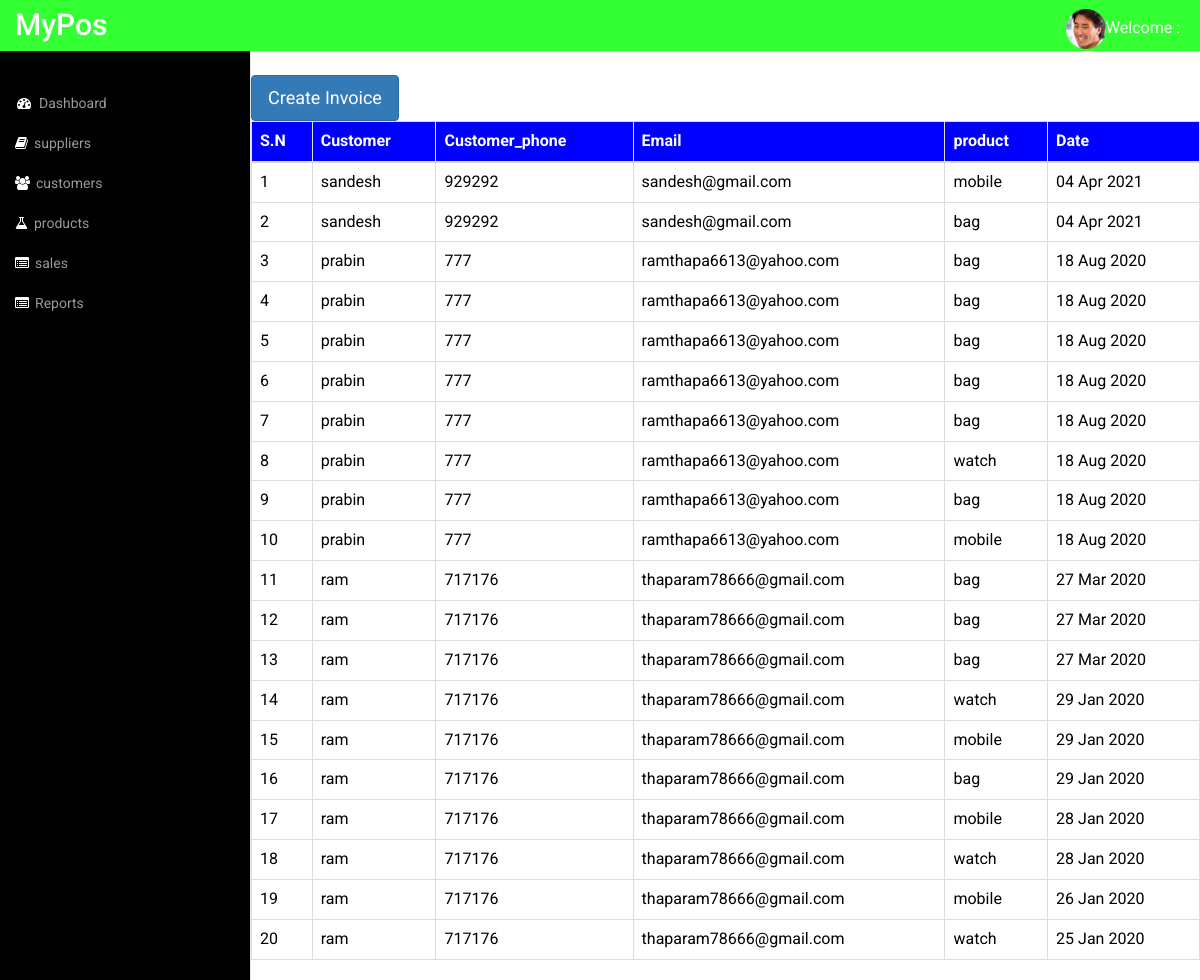
/sales/list/, run on the app's committed database.
### posapp/models.py (models this page shows, shortened)
class OrderItem(models.Model):
    product = models.ForeignKey(Product, on_delete=models.CASCADE)
    order = models.ForeignKey(Sales, on_delete=models.CASCADE)
    timestamp = models.DateTimeField(auto_now=True)

class Sales(models.Model):
    customer = models.ForeignKey(Customer,on_delete = models.CASCADE)
    total_price = models.DecimalField(max_digits=10, decimal_places=2, default=0)
    timestamp = models.DateTimeField(auto_now = True)

class Customer(models.Model):
    identity = models.IntegerField(primary_key=True)
    customer = models.CharField(max_length=20)
    customer_phone = models.IntegerField(blank=True, null=True)
    customer_type=models.CharField(max_length=200, default='customer', blank=True, null=True)
    address = models.TextField(max_length=500, blank=True,null=True)
    email = models.EmailField(max_length=100,unique=True)
    image = models.ImageField(upload_to='customer')

class Product(models.Model):
    supplier = models.ForeignKey(Supplier,on_delete = models.CASCADE)
    name = models.CharField(max_length=100, unique=True)
    brand_name = models.CharField(max_length=200, blank=True, null=True)
    price = models.IntegerField()
    image = models.ImageField(upload_to='product')

### posapp/views.py (the view)
# urls.py: path('sales/list/', SalesListView.as_view(), name='saleslist'),
class SalesListView(TemplateView):
    template_name = 'sales/salescreate.html'
    def get_context_data(self, **kwargs):
        context = super().get_context_data(**kwargs)
        context['sales'] = Sales.objects.all()
        context['order'] = OrderItem.objects.order_by('-timestamp')
        return context

### templates/sales/salescreate.html
{% extends 'admintemplates/adminbase.html' %}
{% load static %}
{% block content %}
	<div class="row">
		<div class="col-md-12 table-responsive-sm">
            <br>
            <a href="{% url 'posapp:salescreate' %}"><button class="btn btn-lg btn-primary">Create Invoice</button></a>
            <br>
			<table class="table table-bordered">
				<thead style="background-color: blue;color:white;text-align: center;">
					<tr class="text-dark">
						<th>S.N</th>
						<th>Customer</th>
						<th>Customer_phone</th>
                        <th>Email</th>
                        <th>product</th>
                        <th>Date</th>
					</tr>
				</thead>
				<tbody>
                    {% for item in order %}
                        <tr style="color: black;">
                            <td>{{ forloop.counter }}</td>
                            <td>{{ item.order.customer.customer }}</td>
                            <td>{{ item.order.customer.customer_phone }}</td>
                            <td>{{ item.order.customer.email }}</td>
                            <td>{{ item.product.name }}</td>
                            <td>{{ item.timestamp|date:"d M Y"  }}</td>
                        </tr>
					{% endfor %}
				</tbody>
			</table>
		</div>
    </div>
{% endblock %}

### templates/admintemplates/adminbase.html (shortened to what this page needs)
{% load static %}
<!DOCTYPE HTML>
<html>
<head>
<link href="{% static 'adminstatic/css/bootstrap.min.css' %}" rel='stylesheet' type='text/css' />
<link href="{% static 'adminstatic/css/style.css' %}" rel='stylesheet' type='text/css' />
<link rel="stylesheet" type="text/css" href="https://stackpath.bootstrapcdn.com/font-awesome/4.7.0/css/font-awesome.min.css">
<link href="{% static 'adminstatic/css/custom.css' %}" rel="stylesheet">
</head>
<body>
<div id="wrapper">
        <nav class="top1 navbar navbar-default navbar-static-top" role="navigation" style="margin-bottom: 0;background-color:#33ff33">
            <div class="navbar-header">
                <a class="navbar-brand" href="{% url 'posapp:home' %}">MyPos</a>
            </div>
            <ul class="nav navbar-nav navbar-right">
				<li class="dropdown">
	        		<a href="#" style="color: white;" data-toggle="dropdown"><img src="{% static 'adminstatic/images/3.png' %}" width="40px;" height="40px;">Welcome : {{ request.user.username }}</a>
	      		</li>
			</ul>
            <div class="navbar-default sidebar" role="navigation">
                <div class="sidebar-nav navbar-collapse">
                    <ul class="nav" id="side-menu">
                        <li>
                            <a href="{% url 'posapp:home' %}"><i class="fa fa-dashboard fa-fw nav_icon"></i>Dashboard</a>
                        </li>
                        <li>
                            <a href="{% url 'posapp:supplierlist' %}"><i class="fa fa-book nav_icon"></i>suppliers</a>
                        </li>
                        <li>
                            <a href="{% url 'posapp:customerlist' %}"><i class="fa fa-users nav_icon"></i>customers</a>
                        </li>
                        <li>
                            <a href="{% url 'posapp:productslist' %}"><i class="fa fa-flask nav_icon"></i>products</a>
                        </li>
                         <li>
                            <a href="{% url 'posapp:saleslist' %}"><i class="fa fa-list-alt nav_icon"></i>sales</a>
                        </li>
                        <li>
                            <a href="{% url 'posapp:chart' %}"><i class="fa fa-list-alt nav_icon"></i>Reports</a>
                        </li>
                    </ul>
                </div>
            </div>
        </nav>
        <div id="page-wrapper">
        <div class="graphs">
        {% block content %}
        {% endblock %}
		</div>
       </div>
   </div>
</body>
</html>

### static/adminstatic/css/style.css (style rules this page uses)
ul, ol { margin: 0; }
html, body { font-family: 'Roboto', sans-serif; font-size: 100%; background:#000; overflow-x: hidden; }
body a { transition:0.5s all; -webkit-transition:0.5s all; -moz-transition:0.5s all; -o-transition:0.5s all; -ms-transition:0.5s all; }
.navbar .navbar-nav li a { padding: 0 10px; line-height: 56px; position: relative; }
.btn-group-lg>.btn, .btn-lg { border-radius:4px !important; }
.navbar-default.sidebar { background-color: #000; font-family: 'Roboto', sans-serif; }
nav.top1.navbar.navbar-default.navbar-static-top { background-color:rgb(6, 217, 149); font-family: 'Roboto', sans-serif; }
.navbar-default .navbar-brand { color: #fff !important; font-size: 30px; font-weight: 500; }
.navbar-right { margin-right: 10px !important; }
.navbar-right li { display:inline-block; }
i.nav_icon { color: #fff; margin-right:6px; }
.sidebar ul li a { color: #999; font-size:14px; }
ul.nav.navbar-nav.navbar-right { height: 51px; }
.sidebar-nav.navbar-collapse { margin: 2em 0 0 0; }

### static/adminstatic/css/custom.css (style rules this page uses)
#wrapper { width: 100%; }
#page-wrapper { min-height: 568px; background-color: #fff; }
@media (min-width:768px) { #page-wrapper { position: inherit; margin: 0 0 0 250px; border-left: 1px solid #e7e7e7; } }
.sidebar .sidebar-nav.navbar-collapse { padding-right: 0; padding-left: 0; }
@media (min-width:768px) { .sidebar { z-index: 1; position: absolute; width: 250px; margin-top: 51px; } }

### data on the page
OrderItem: order.customer.customer "sandesh", order.customer.customer_phone "929292", order.customer.email "sandesh@gmail.com", product.name "mobile", timestamp "04 Apr 2021"
OrderItem: order.customer.customer "sandesh", order.customer.customer_phone "929292", order.customer.email "sandesh@gmail.com", product.name "bag", timestamp "04 Apr 2021"
OrderItem: order.customer.customer "prabin", order.customer.customer_phone "777", order.customer.email "ramthapa6613@yahoo.com", product.name "bag", timestamp "18 Aug 2020"
OrderItem: order.customer.customer "prabin", order.customer.customer_phone "777", order.customer.email "ramthapa6613@yahoo.com", product.name "bag", timestamp "18 Aug 2020"
OrderItem: order.customer.customer "prabin", order.customer.customer_phone "777", order.customer.email "ramthapa6613@yahoo.com", product.name "bag", timestamp "18 Aug 2020"
OrderItem: order.customer.customer "prabin", order.customer.customer_phone "777", order.customer.email "ramthapa6613@yahoo.com", product.name "bag", timestamp "18 Aug 2020"
OrderItem: order.customer.customer "prabin", order.customer.customer_phone "777", order.customer.email "ramthapa6613@yahoo.com", product.name "bag", timestamp "18 Aug 2020"
OrderItem: order.customer.customer "prabin", order.customer.customer_phone "777", order.customer.email "ramthapa6613@yahoo.com", product.name "watch", timestamp "18 Aug 2020"
OrderItem: order.customer.customer "prabin", order.customer.customer_phone "777", order.customer.email "ramthapa6613@yahoo.com", product.name "bag", timestamp "18 Aug 2020"
OrderItem: order.customer.customer "prabin", order.customer.customer_phone "777", order.customer.email "ramthapa6613@yahoo.com", product.name "mobile", timestamp "18 Aug 2020"
OrderItem: order.customer.customer "ram", order.customer.customer_phone "717176", order.customer.email "thaparam78666@gmail.com", product.name "bag", timestamp "27 Mar 2020"
OrderItem: order.customer.customer "ram", order.customer.customer_phone "717176", order.customer.email "thaparam78666@gmail.com", product.name "bag", timestamp "27 Mar 2020"
OrderItem: order.customer.customer "ram", order.customer.customer_phone "717176", order.customer.email "thaparam78666@gmail.com", product.name "bag", timestamp "27 Mar 2020"
OrderItem: order.customer.customer "ram", order.customer.customer_phone "717176", order.customer.email "thaparam78666@gmail.com", product.name "watch", timestamp "29 Jan 2020"
OrderItem: order.customer.customer "ram", order.customer.customer_phone "717176", order.customer.email "thaparam78666@gmail.com", product.name "mobile", timestamp "29 Jan 2020"
OrderItem: order.customer.customer "ram", order.customer.customer_phone "717176", order.customer.email "thaparam78666@gmail.com", product.name "bag", timestamp "29 Jan 2020"
OrderItem: order.customer.customer "ram", order.customer.customer_phone "717176", order.customer.email "thaparam78666@gmail.com", product.name "mobile", timestamp "28 Jan 2020"
OrderItem: order.customer.customer "ram", order.customer.customer_phone "717176", order.customer.email "thaparam78666@gmail.com", product.name "watch", timestamp "28 Jan 2020"
OrderItem: order.customer.customer "ram", order.customer.customer_phone "717176", order.customer.email "thaparam78666@gmail.com", product.name "mobile", timestamp "26 Jan 2020"
OrderItem: order.customer.customer "ram", order.customer.customer_phone "717176", order.customer.email "thaparam78666@gmail.com", product.name "watch", timestamp "25 Jan 2020"
